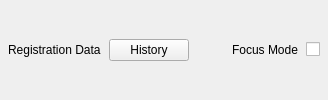
         <widget class="QFrame" name="right_header">
          <property name="frameShape">
           <enum>QFrame::Shape::NoFrame</enum>
          </property>
          <layout class="QHBoxLayout" name="right_header_layout">
           <property name="spacing">
            <number>8</number>
           </property>
           <property name="leftMargin">
            <number>8</number>
           </property>
           <property name="topMargin">
            <number>6</number>
           </property>
           <property name="rightMargin">
            <number>8</number>
           </property>
           <property name="bottomMargin">
            <number>6</number>
           </property>
           <item>
            <widget class="QLabel" name="lbl_reg_title">
             <property name="text">
              <string>Registration Data</string>
             </property>
            </widget>
           </item>
           <item>
            <widget class="QPushButton" name="btn_history">
             <property name="text">
              <string>History</string>
             </property>
             <property name="cursor">
              <cursorShape>PointingHandCursor</cursorShape>
             </property>
             <property name="toolTip">
              <string>Show historical data (Ctrl+H)</string>
             </property>
            </widget>
           </item>
           <item>
            <widget class="QLabel" name="lbl_history_indicator">
             <property name="text">
              <string />
             </property>
            </widget>
           </item>
           <item>
            <spacer name="right_header_spacer">
             <property name="orientation">
              <enum>Qt::Horizontal</enum>
             </property>
             <property name="sizeHint" stdset="0">
              <size>
               <width>20</width>
               <height>0</height>
              </size>
             </property>
            </spacer>
           </item>
           <item>
            <widget class="QLabel" name="lbl_focus_mode">
             <property name="text">
              <string>Focus Mode</string>
             </property>
            </widget>
           </item>
           <item>
            <widget class="QCheckBox" name="chk_focus_mode">
             <property name="cursor">
              <cursorShape>PointingHandCursor</cursorShape>
             </property>
             <property name="toolTip">
              <string>Hide fields without active problems</string>
             </property>
            </widget>
           </item>
          </layout>
         </widget>
